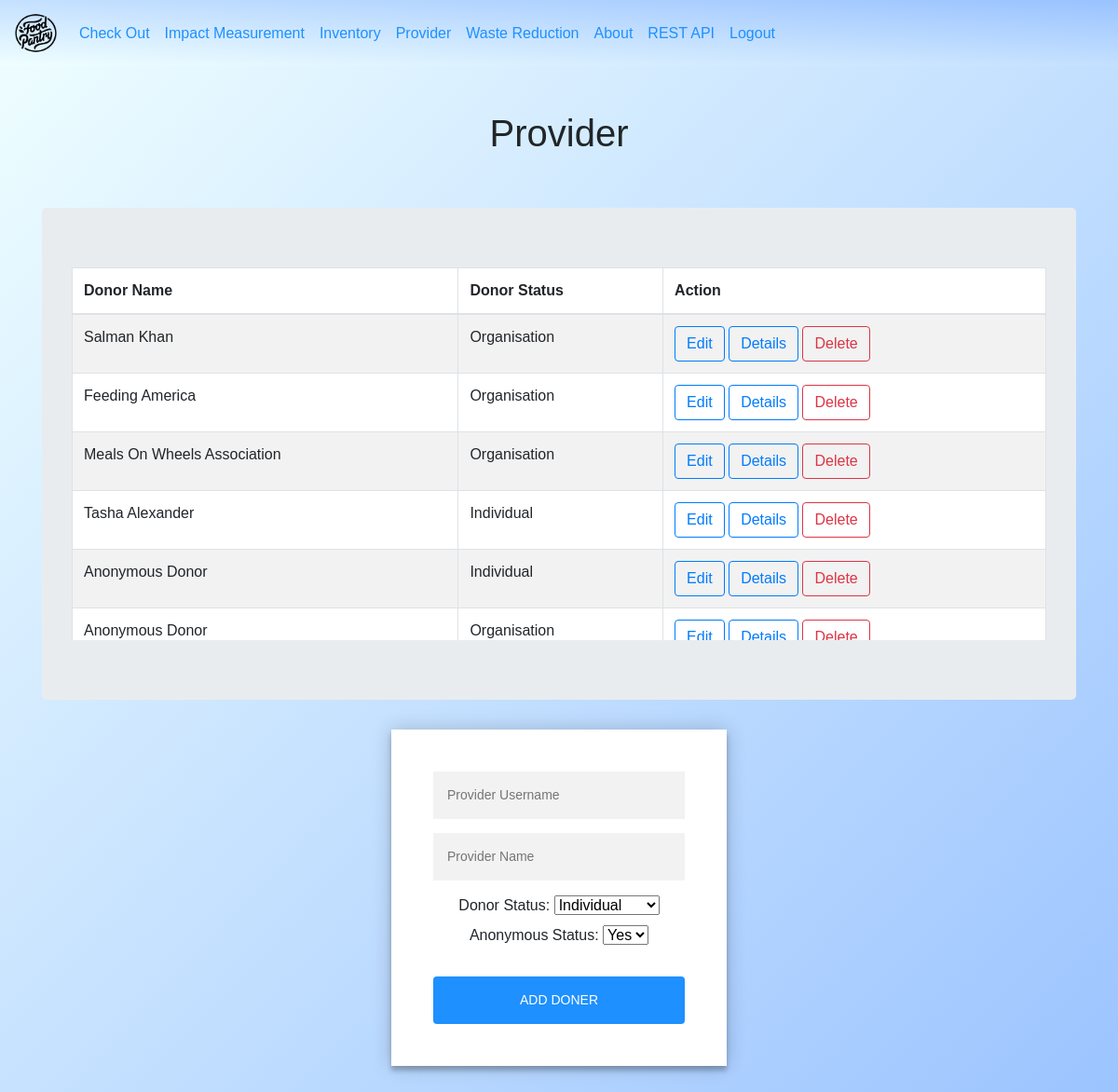
The app's page /provider/ (signed in), older data.
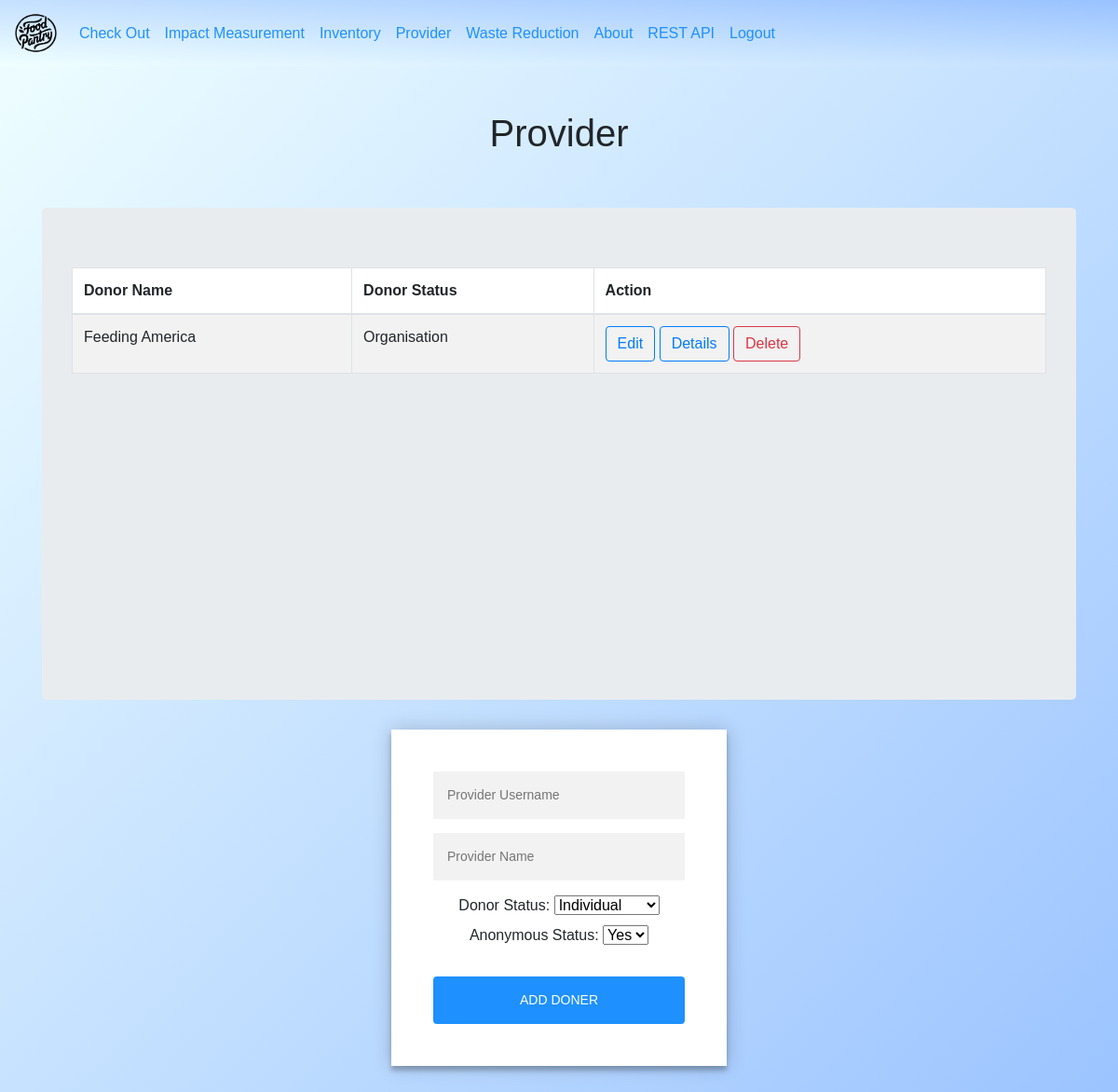
The same page, newer data.
### provider/models.py (models this page shows, shortened)
class provider(models.Model):
    donor_name = models.CharField(max_length=50,primary_key=True )
    user_name = models.CharField(max_length=50, default="User")
    donor_status = models.CharField(max_length=50)
    anonymus_status = models.BooleanField(default=False)

### provider/views.py (the view, shortened to what this page needs)
# urls.py: path('provider/', provider_views.provider_view, name='provider_view'),
@login_required(login_url='/login/')
def provider_view(request):
    donor = provider.objects.all()
    donor_data = provider_form()
    if (request.method=="POST"):
            donor_data = provider_form(request.POST)
            print("donor_data.is_valid(): ", donor_data.is_valid())
    context = {'donor':donor,'donor_data':donor_data}
    return render(request, 'provider/provider.html',context)

### provider/forms.py
class provider_form(forms.Form):
    donor_name = forms.CharField(widget=forms.TextInput(attrs={'placeholder': 'Provider Username'}))
    user_name = forms.CharField(widget=forms.TextInput(attrs={'placeholder': 'Provider Name'}))
    CHS = [('Individual', 'Individual'), ('Organisation', 'Organisation')]
    CHS1 = [('True', 'Yes'), ('False', 'No')]
    donor_status = forms.CharField(widget=forms.Select(attrs={'style':'display:inline;'},choices=CHS))
    anonymus_status = forms.CharField(widget=forms.Select(attrs={'style':'display:inline;'},choices=CHS1))

### templates/provider/provider.html (shortened to what this page needs)
<!DOCTYPE html>
<html>
<head>
    {% include "dashboard/shared_links.html" %}
</head>
<body>
    {% include "dashboard/navigation_bar.html" %}
    <br><br>
<h1>Provider</h1>
<br><br>
 {% load static %}
<div class="container">
<div class="jumbotron">
  <div class="table-wrapper-scroll-y my-custom-scrollbar">
 <table bgcolor="white" class="table table-bordered table-striped mb-0">
  <thead>
    <tr>
      <th scope="col">Donor Name</th>
      <th scope="col">Donor Status</th>
      <th scope="col">Action</th>
    </tr>
  </thead>
  <tbody>
{% for each in donor %}
    <tr>
        {% if each.anonymus_status %}
        <td> Anonymous Donor </td>
        {% else %}
        <td>{{each.user_name}}</td>
        {% endif %}
        <td>{{each.donor_status}}</td>
        <td>
            <a class="btn btn-outline-primary" href="{% url 'update_pro' each.donor_name %}">Edit</a>
            <a class="btn btn-outline-primary" href="{% url 'provider_details' each.donor_name %}">Details</a>
            <a class="btn btn-outline-danger" href="#" data-toggle="modal" data-target="#deleteModal{{ each.donor_name }}">Delete</a>
        </td>
        </tr>
{% endfor %}
  </tbody>
</table>
  </div>
</div>
</div>
<div class="container">
<div class="form">
    <div class="login-form">
        <form method="POST" action="/provider/">
                    {{donor_data.donor_name}}
                    {{donor_data.user_name}}
                    <label>Donor Status:</label>
                    {{donor_data.donor_status}}
                    <label>Anonymous Status:</label>
                    {{donor_data.anonymus_status}}
                    <br>
                    <br>
        <button type="submit" class="btn btn-info">Add Doner</button>
    </form>
</div>
</div>
</div>
</body>
</html>

Row changes from the older to the newer data that the page shows:
removed provider: user_name "Salman Khan", donor_status "Organisation"
removed provider: user_name "Meals On Wheels Association", donor_status "Organisation"
removed provider: user_name "Tasha Alexander", donor_status "Individual"
removed provider: anonymus_status "Anonymous Donor", donor_status "Individual"
removed provider: anonymus_status "Anonymous Donor", donor_status "Organisation"
